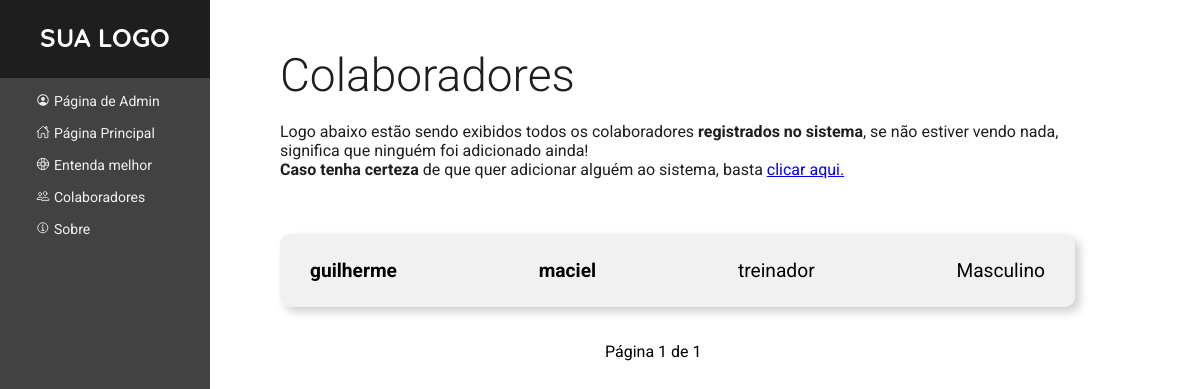
The app's page /colaborador/ with its own data.
### webpage/models.py (models this page shows, shortened)
class Funcionario(Model):
    nome = CharField(max_length=32, blank=False, null=False)
    sobrenome = CharField(max_length=32, blank=False, null=False)
    admissão = DateField(blank=False, null=False)
    cargo = ForeignKey(Cargo, on_delete=RESTRICT, default="Sem_cargo_denifido", blank=True, null=True)
    idade = IntegerField(
        validators=[
            MaxValueValidator(100),
            MinValueValidator(10)
        ], blank=False, null=False
     )
    genero = CharField(max_length=30,choices=[
        ('Masculino','Masculino'),
        ('Feminino','Feminino'),
        ('NA','Prefiro não opinar')])
    aniversário = DateField()
    endereço = CharField(max_length=75, blank=True, null=True)
    CPF = IntegerField(blank=True, null=True)

class Cargo(Model):
    cargo = CharField(max_length=50, blank=False, null=False)
    def __str__(self):
        return self.cargo

### webpage/views.py (the view)
# urls.py: path('colaborador/',employeesPage,name='employeespage-view'),
def employeesPage(request):
    employees_list = Funcionario.objects.all().order_by('nome')
    paginator = Paginator(employees_list, 6)
    page = request.GET.get('page')
    employees = paginator.get_page(page)
    return render(request, 'employees.html', {'employees': employees})

### webpage/templates/employees.html (shortened to what this page needs)
{% load static %}
<!DOCTYPE html>
<html lang="pt-br">
<head>
    <link rel="stylesheet" href="{% static 'css/style.css' %}">
</head>
<body>
    <aside class="sidebar">
        <header>
            <img src="{% static 'img/defaultlogo_small.png' %}" class="sidebar-img" alt="Seletos Lancamentos">
        </header>
        <ul class="siderbar-link-main">
            <li><a href="/admin/" class="sidebar-link" target="_blank" rel="noreferrer noopener">{% comment %}  {% endcomment %}
                <span class="sidebar-icon"><ion-icon name="person-circle-outline"></ion-icon></span>
                <span class="sidebar-text">Página de Admin</span>
            </a></li>
            <li><a href="{% url 'webpage:webpage-view' %}" class="sidebar-link">
                <span class="sidebar-icon"><ion-icon name="home-outline"></ion-icon></span>
                <span class="sidebar-text">Página Principal</span>
            </a></li>
            <li><a href="{% url 'webpage:homepage-view' %}" class="sidebar-link">
                <span class="sidebar-icon"><ion-icon name="help-buoy-outline"></ion-icon></ion-icon></span>
                <span class="sidebar-text">Entenda melhor</span>
            </a></li>
            <li><a href="{% url 'webpage:employeespage-view' %}" class="sidebar-link">{% comment %}  {% endcomment %}
                <span class="sidebar-icon"><ion-icon name="people-outline"></ion-icon></span>
                <span class="sidebar-text">Colaboradores</span>
            </a></li>
            <li><a href="{% url 'webpage:aboutpage-view' %}" class="sidebar-link">
                <span class="sidebar-icon"><ion-icon name="information-circle-outline"></ion-icon></ion-icon></span>
                <span class="sidebar-text">Sobre</span>
            </a></li>
        </ul>
    </aside>
    <main>
        <article>
            <h1 class="main-title">Colaboradores</h1>
            <p class="main-description">
                Logo abaixo estão sendo exibidos todos os colaboradores <strong>registrados no sistema</strong>, se não estiver vendo nada, significa que ninguém foi adicionado ainda!<br>
                <strong>Caso tenha certeza</strong> de que quer adicionar alguém ao sistema, basta
                <span><a href="/admin/webpage/funcionario/add/?_to_field=id" target="_blank" rel="noreferrer noopener">clicar aqui.</a></span>
            </p>
        </article>
        {% for employee in employees %}
        <div class="employee-content">
            <a href="{% url 'webpage:employeeinfo-view' employee.pk %}" class="employee-box">
                <p class="employee-firstname">
                    <strong>{{employee.nome}}</strong>
                </p>
                <p class="employee-lastname">
                    <strong>{{employee.sobrenome}}</strong>
                </p>
                <p class="employee-job">
                    {{employee.cargo}}
                </p>
                <p class="employee-sex">
                    {{employee.genero}}
                </p>
            </a>
        </div>
        {% endfor %}
        <div class="pagination">
            <span class="step-links">
                <span class="current-page">
                    Página {{ employees.number }} de {{ employees.paginator.num_pages }}
                </span>
            </span>
        </div>
    </main>
</body>
</html>

### webpage/static/css/style.css (style rules this page uses)
body { margin: 0; font-family: 'Roboto', sans-serif; }
aside, .siderbar-link-main, .sidebar-img, .sidebar-link { margin: 0; padding: 0; list-style: none; text-decoration: none; }
.sidebar { left: 0; width: 210px; height: 100%; position: fixed; background: #424242; }
.sidebar > header { user-select: none; text-align: center; background-color: #1e1e1e; }
.sidebar-link { display: flex; margin: 0 34px; padding-top: 15px; justify-content: left; transition: all 0.3s ease 0s; }
.sidebar-text, .sidebar-icon { margin: 0 2px; font-size: 14px; color: #f1f1f1; }
.sidebar-img { padding: 15px 0; }
.main-title { padding: 48px 0 20px 0; margin: 0 125px 0 280px; font-size: 46px; font-weight: 300; color: #1e1e1e; }
.main-description { padding: 0 0 40px 0; margin: 0 125px 0 280px; font-weight: 400; color: #1e1e1e; }
.employee-content { padding: 15px 0; transition: all 0.3s ease 0s; }
.employee-box { padding: 25px 0 25px 0; margin: 0 125px 0 280px; display: flex; justify-content: space-between; border-radius: 10px; flex-direction: row; background-color: #f1f1f1; box-shadow: 5px 5px 10px #1e1e1e35; color: black; font-size: larger; text-anchor: middle; text-decoration: none; }
.employee-box > p { margin: 0 30px; padding-left: 0; }
.pagination { margin-top: 20px; margin-left: 50%; }
.step-links { position: relative; margin-left: auto; margin-right: auto; }
.step-links > .current-page { margin: 0 5px; }

### records on screen
Funcionario: nome "guilherme", sobrenome "maciel", cargo "treinador", genero "Masculino"

### other values on screen
{{ employees.number }} "1"
{{ employees.paginator.num_pages }} "1"
